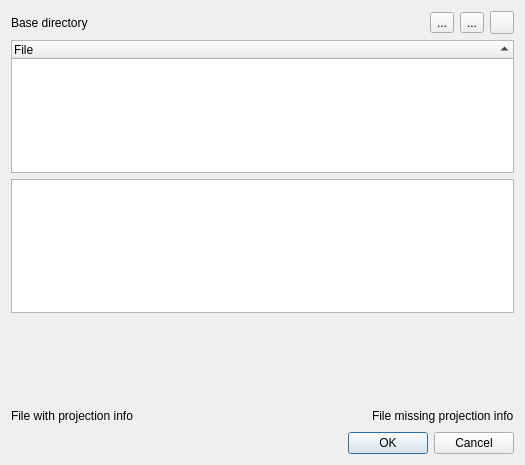
<ui version="4.0" >
 <class>OmgLayerSelectorBase</class>
 <widget class="QDialog" name="OmgLayerSelectorBase" >
  <property name="windowModality" >
   <enum>Qt::WindowModal</enum>
  </property>
  <property name="geometry" >
   <rect>
    <x>0</x>
    <y>0</y>
    <width>525</width>
    <height>465</height>
   </rect>
  </property>
  <property name="windowTitle" >
   <string>Raster Layer Selector</string>
  </property>
  <property name="windowIcon" >
   <iconset resource="../resources/resources.qrc" >
    <normaloff>:/om_icon_small.png</normaloff>:/om_icon_small.png</iconset>
  </property>
  <property name="modal" >
   <bool>true</bool>
  </property>
  <layout class="QGridLayout" >
   <item row="0" column="0" colspan="4" >
    <widget class="QLabel" name="lblBaseDir" >
     <property name="text" >
      <string>Base directory</string>
     </property>
    </widget>
   </item>
   <item row="1" column="0" colspan="8" >
    <widget class="QTreeWidget" name="treeFiles" >
     <property name="autoFillBackground" >
      <bool>false</bool>
     </property>
     <property name="alternatingRowColors" >
      <bool>true</bool>
     </property>
     <property name="selectionMode" >
      <enum>QAbstractItemView::ExtendedSelection</enum>
     </property>
     <property name="sortingEnabled" >
      <bool>true</bool>
     </property>
     <property name="columnCount" >
      <number>1</number>
     </property>
     <column>
      <property name="text" >
       <string>File</string>
      </property>
     </column>
    </widget>
   </item>
   <item row="2" column="0" colspan="8" >
    <widget class="QTextBrowser" name="tbNotes" />
   </item>
   <item row="3" column="0" >
    <widget class="QLabel" name="label" >
     <property name="maximumSize" >
      <size>
       <width>70</width>
       <height>70</height>
      </size>
     </property>
     <property name="text" >
      <string/>
     </property>
     <property name="pixmap" >
      <pixmap resource="../resources/resources.qrc" >:/projectionOk.png</pixmap>
     </property>
     <property name="scaledContents" >
      <bool>true</bool>
     </property>
    </widget>
   </item>
   <item row="3" column="1" colspan="3" >
    <spacer>
     <property name="orientation" >
      <enum>Qt::Horizontal</enum>
     </property>
     <property name="sizeHint" stdset="0" >
      <size>
       <width>331</width>
       <height>81</height>
      </size>
     </property>
    </spacer>
   </item>
   <item row="3" column="6" colspan="2" >
    <widget class="QLabel" name="label_3" >
     <property name="maximumSize" >
      <size>
       <width>70</width>
       <height>70</height>
      </size>
     </property>
     <property name="text" >
      <string/>
     </property>
     <property name="pixmap" >
      <pixmap resource="../resources/resources.qrc" >:/projectionError.png</pixmap>
     </property>
     <property name="scaledContents" >
      <bool>true</bool>
     </property>
     <property name="alignment" >
      <set>Qt::AlignCenter</set>
     </property>
    </widget>
   </item>
   <item row="4" column="0" colspan="2" >
    <widget class="QLabel" name="label_2" >
     <property name="text" >
      <string>File with projection info</string>
     </property>
    </widget>
   </item>
   <item row="4" column="2" >
    <spacer>
     <property name="orientation" >
      <enum>Qt::Horizontal</enum>
     </property>
     <property name="sizeHint" stdset="0" >
      <size>
       <width>40</width>
       <height>20</height>
      </size>
     </property>
    </spacer>
   </item>
   <item row="4" column="3" colspan="5" >
    <widget class="QLabel" name="label_4" >
     <property name="text" >
      <string>File missing projection info</string>
     </property>
    </widget>
   </item>
   <item row="5" column="0" colspan="8" >
    <widget class="QDialogButtonBox" name="buttonBox" >
     <property name="orientation" >
      <enum>Qt::Horizontal</enum>
     </property>
     <property name="standardButtons" >
      <set>QDialogButtonBox::Cancel|QDialogButtonBox::Ok</set>
     </property>
    </widget>
   </item>
   <item row="0" column="7" >
    <widget class="QToolButton" name="toolSupportedFileFormats" >
     <property name="text" >
      <string/>
     </property>
     <property name="icon" >
      <iconset resource="../resources/resources.qrc" >
       <normaloff>:/short_help.png</normaloff>:/short_help.png</iconset>
     </property>
    </widget>
   </item>
   <item row="0" column="6" >
    <widget class="QToolButton" name="toolRefresh" >
     <property name="text" >
      <string>...</string>
     </property>
     <property name="icon" >
      <iconset resource="../resources/resources.qrc" >
       <normaloff>:/status_restart.png</normaloff>:/status_restart.png</iconset>
     </property>
    </widget>
   </item>
   <item row="0" column="5" >
    <widget class="QToolButton" name="toolDirectorySelector" >
     <property name="text" >
      <string>...</string>
     </property>
     <property name="icon" >
      <iconset resource="../resources/resources.qrc" >
       <normaloff>:/fileopen.png</normaloff>:/fileopen.png</iconset>
     </property>
    </widget>
   </item>
  </layout>
 </widget>
 <layoutdefault spacing="6" margin="11" />
 <tabstops>
  <tabstop>treeFiles</tabstop>
 </tabstops>
 <resources>
  <include location="../resources/resources.qrc" />
 </resources>
 <connections>
  <connection>
   <sender>buttonBox</sender>
   <signal>accepted()</signal>
   <receiver>OmgLayerSelectorBase</receiver>
   <slot>accept()</slot>
   <hints>
    <hint type="sourcelabel" >
     <x>465</x>
     <y>440</y>
    </hint>
    <hint type="destinationlabel" >
     <x>275</x>
     <y>304</y>
    </hint>
   </hints>
  </connection>
  <connection>
   <sender>buttonBox</sender>
   <signal>rejected()</signal>
   <receiver>OmgLayerSelectorBase</receiver>
   <slot>reject()</slot>
   <hints>
    <hint type="sourcelabel" >
     <x>393</x>
     <y>442</y>
    </hint>
    <hint type="destinationlabel" >
     <x>258</x>
     <y>333</y>
    </hint>
   </hints>
  </connection>
 </connections>
</ui>
